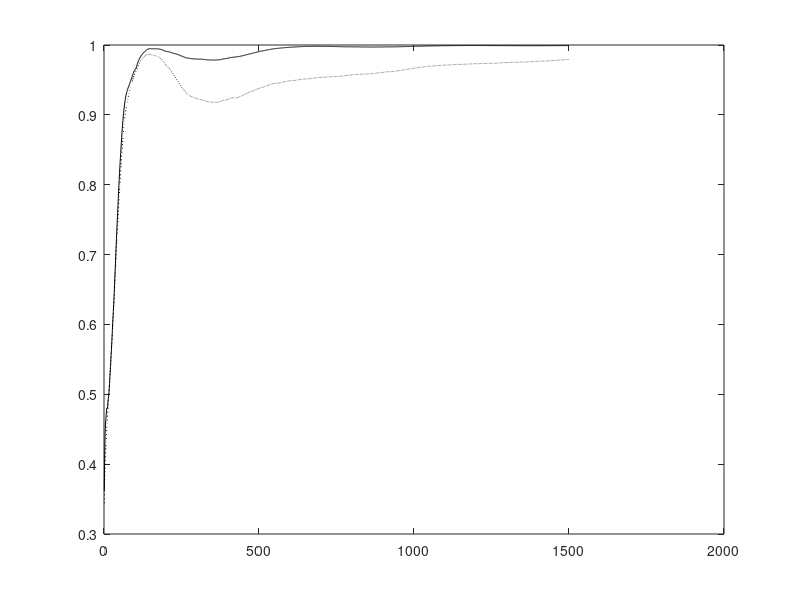

This chart was generated by the following MATLAB code: (Note: this script raises an error after producing the figure.)
% OJA - Comparison of Adaptive GEVD Homogeneous, Deflated, Weighted

function GEVDAL2;

clear all; 
close all; 

% Number of samples N and dimension D
nSamples = 500;
nDim = 10;
nEA = 4;
nEpochs = 3;
randn('state',0);

% Generate the covX random matrices
covX = 3*...
[ 0.4270   0.0110  -0.0050  -0.0250   0.0890  -0.0790  -0.0190   0.0740   0.0890   0.0050 ; ...
  0.0110   5.6900  -0.0690  -0.2820  -0.7310   0.0900  -0.1240   0.1000   0.4320  -0.1030 ; ...
 -0.0050  -0.0690   0.0800   0.0980   0.0450  -0.0410   0.0230   0.0220  -0.0350   0.0120 ; ...
 -0.0250  -0.2820   0.0980   2.8000  -0.1070   0.1500  -0.1930   0.0950  -0.2260   0.0460 ; ...
  0.0890  -0.7310   0.0450  -0.1070   3.4400   0.2530   0.2510   0.3160   0.0390  -0.0100 ; ...
 -0.0790   0.0900  -0.0410   0.1500   0.2530   2.2700  -0.1800   0.2950  -0.0390  -0.1130 ; ...
 -0.0190  -0.1240   0.0230  -0.1930   0.2510  -0.1800   0.3270   0.0270   0.0260  -0.0160 ; ...
  0.0740   0.1000   0.0220   0.0950   0.3160   0.2950   0.0270   0.7270  -0.0960  -0.0170 ; ...
  0.0890   0.4320  -0.0350  -0.2260   0.0390  -0.0390   0.0260  -0.0960   0.7150  -0.0090 ; ...
  0.0050  -0.1030   0.0120   0.0460  -0.0100  -0.1130  -0.0160  -0.0170  -0.0090   0.0650 ];

covY = 2*...
[ 0.3350   0.0260  -0.0510  -0.0120   0.0790   0.0170   0.0290   0.0080   0.0770  -0.0300 ; ...
  0.0260   0.0910   0.0110  -0.0100   0.0060  -0.0140  -0.0020  -0.0230   0.0110   0.0350 ; ...
 -0.0510   0.0110   0.0780   0.0000   0.0160   0.0030   0.0300  -0.0350  -0.0030  -0.0490 ; ...
 -0.0120  -0.0100   0.0000   0.0820  -0.0030  -0.0260  -0.0250  -0.0290  -0.0150   0.0250 ; ...
  0.0790   0.0060   0.0160  -0.0030   0.7970   0.1940  -0.0370  -0.0230   0.0590  -0.1450 ; ...
  0.0170  -0.0140   0.0030  -0.0260   0.1940   1.5000   0.0140  -0.1040   0.1140  -0.2290 ; ...
  0.0290  -0.0020   0.0300  -0.0250  -0.0370   0.0140   0.2770  -0.0300  -0.0770  -0.0510 ; ...
  0.0080  -0.0230  -0.0350  -0.0290  -0.0230  -0.1040  -0.0300   0.3170   0.0220   0.0100 ; ...
  0.0770   0.0110  -0.0030  -0.0150   0.0590   0.1140  -0.0770   0.0220   0.5380   0.0340 ; ...
 -0.0300   0.0350  -0.0490   0.0250  -0.1450  -0.2290  -0.0510   0.0100   0.0340   0.6680 ];
    
% Compute X samples
[V1,D1] = eig(covX);
[d,in] = sort(diag(D1));
V = zeros(nDim,nDim);
D = zeros(nDim,nDim);
for i = 1 : nDim
   V(:,i) = V1(:,in(nDim+1-i));
   D(i,i) = D1(in(nDim+1-i),in(nDim+1-i));
end
x(1:nDim,1:nSamples) = V*sqrt(D)*randn(nDim,nSamples);

% Compute Y samples
[V1,D1] = eig(covY);
[d,in] = sort(diag(D1));
V = zeros(nDim,nDim);
D = zeros(nDim,nDim);
for i = 1 : nDim
    V(:,i) = V1(:,in(nDim+1-i));
    D(i,i) = D1(in(nDim+1-i),in(nDim+1-i));
end
y(1:nDim,1:nSamples) = V*sqrt(D)*randn(nDim,nSamples);

% Compute Corrl matrix and eigen values for X samples
corX = zeros(nDim,nDim);
for i = 1 : nSamples
   corX = corX + (x(:,i) * x(:,i)' / nSamples);
end
[V1,D1] = eig(corX);
[d,in] = sort(diag(D1));
DX = zeros(nDim,nDim);
for i = 1 : nDim
    DX(i,i) = D1(in(nDim+1-i),in(nDim+1-i));
end
diag(DX)'

% Compute Corrl matrix and eigen values for Y samples
corY = zeros(nDim,nDim);
for i = 1 : nSamples
    corY = corY + y(:,i)*y(:,i)'/nSamples;
end
[V1,D1] = eig(corY);
[d,in] = sort(diag(D1));
DY = zeros(nDim,nDim);
for i = 1 : nDim
    DY(i,i) = D1(in(nDim+1-i),in(nDim+1-i));
end
diag(DY)'

% Compute true Generalized Eigenvectors
[V1,D1] = eig(corX, corY);
[d,in] = sort(diag(D1));
V = zeros(nDim,nDim);
D = zeros(nDim,nDim);
for i = 1 : nDim
    V(:,i) = V1(:,in(nDim+1-i)) / norm(V1(:,in(nDim+1-i)));
    D(i,i) = D1(in(nDim+1-i), in(nDim+1-i));
end
V(:,1:nEA)
diag(D)'

% Adaptive algorithm
A = zeros(nDim,nDim);
B = zeros(nDim,nDim);
W1 = 0.1 * ones(nDim,nEA);
W2 = W1;
W3 = W1;
C  = diag([2.6 2.3 2.0 1.7])%2.3-0.4*[1:nEA])
Ip  = eye(nEA,nEA);
mu = 1;
for epoch = 1 : nEpochs
    for iter = 1 : nSamples
        
        cnt = nSamples*(epoch-1) + iter;
      
        A = A + (1.0/cnt)*((x(:,iter) * x(:,iter)') - A);
        B = B + (1.0/cnt)*((y(:,iter) * y(:,iter)') - B);
        etat1 = 1.0/(140 + cnt);
        etat2 = 1.0/(500 + cnt);
      
        % Homogeneous Gradient Descent
        %W1 = W1 + etat*(A*W1 - B*W1*(W1'*A*W1));
      
        % Deflated Gradient Descent
        W2 = W2 + etat1*(A*W2 - 0.5*B*W2*triu(W2'*A*W2) - 0.5*A*W2*triu(W2'*B*W2) - mu*B*W2*triu(W2'*B*W2 - Ip));
      
        % Weighted Gradient Descent
        W3 = W3 + etat2*(A*W3*C - B*W3*C*(W3'*A*W3) - A*W3*C*(W3'*B*W3) - mu*B*W3*C*(W3'*B*W3 - Ip));
      
        for i = 1 : nEA      
      	    %u1 = W1(:,i)/sqrt(W1(:,i)' * B * W1(:,i));
      	    u2 = W2(:,i)/sqrt(W2(:,i)' * W2(:,i));
      	    u3 = W3(:,i)/sqrt(W3(:,i)' * W3(:,i));
      	    %cos_t1(i,cnt) = abs(u1' * V(:,i));
            cos_t2(i,cnt) = abs(u2' * V(:,i));
            cos_t3(i,cnt) = abs(u3' * V(:,i));
        end
        ind(cnt) = cnt;
    end
end

if (1)

W2byNorm = W2*sqrt(inv(diag(diag(W2'*B*W2))))
V1to4 = V(:,1:nEA)
W3byNorm = W3*sqrt(inv(diag(diag(W3'*B*W3))))
V1to4 = V(:,1:nEA)

W2W2 = (W2'*B*W2)
W3W3 = (W3'*B*W3)

EstL2 = (diag(W2'*A*W2) ./ diag(W2'*B*W2))'
EstL3 = (diag(W3'*A*W3) ./ diag(W3'*B*W3))'
ActL  = diag(D(:,1:nEA))'

% Plot the convergence results

figure(1);
plot(ind,cos_t2(1,:),'k-'); hold on;
plot(ind,cos_t3(1,:),'k:'); hold on;
plot(0,1,'k:'); hold on;
legend('Deflated','Weighted',0);
xlabel('Number of Samples');
ylabel('Direction Cosine - Component 1');
hold off;

% Plot the convergence results
figure(2);
plot(ind,cos_t2(2,:),'k-'); hold on;
plot(ind,cos_t3(2,:),'k:'); hold on;
plot(0,1,'k:'); hold on;
legend('Deflated','Weighted',0);
xlabel('Number of Samples');
ylabel('Direction Cosine - Component 2');
hold off;

% Plot the convergence results
figure(3);
plot(ind,cos_t2(3,:),'k-'); hold on;
plot(ind,cos_t3(3,:),'k:'); hold on;
plot(0,1,'k:'); hold on;
legend('Deflated','Weighted',0);
xlabel('Number of Samples');
ylabel('Direction Cosine - Component 3');
hold off;

% Plot the convergence results
figure(4);
plot(ind,cos_t2(4,:),'k-'); hold on;
plot(ind,cos_t3(4,:),'k:'); hold on;
plot(0,1,'k:'); hold on;
legend('Deflated','Weighted',0);
xlabel('Number of Samples');
ylabel('Direction Cosine - Component 4');
hold off;

else

W1byNorm = W1*sqrt(inv(diag(diag(W1'*B*W1))))
V1to4 = V(:,1:nEA)
W2byNorm = W2*sqrt(inv(diag(diag(W2'*B*W2))))
V1to4 = V(:,1:nEA)
W3byNorm = W3*sqrt(inv(diag(diag(W3'*B*W3))))
V1to4 = V(:,1:nEA)

W1W1 = (W1'*B*W1)
W2W2 = (W2'*B*W2)
W3W3 = (W3'*B*W3)

EstL1 = (diag(W1'*A*W1) ./ diag(W1'*B*W1))'
EstL2 = (diag(W2'*A*W2) ./ diag(W2'*B*W2))'
EstL3 = (diag(W3'*A*W3) ./ diag(W3'*B*W3))'
ActL  = diag(D(:,1:nEA))'

% Plot the convergence results
figure(1);
plot(ind,cos_t1(1,:),'r:'); hold on;
plot(ind,cos_t2(1,:),'g-'); hold on;
plot(ind,cos_t3(1,:),'b--'); hold on;
legend('Symmetric','Deflated','Weighted',0);
xlabel('Number of Samples');
ylabel('Direction Cosine - Component 1');
hold off;

% Plot the convergence results
figure(2);
plot(ind,cos_t1(2,:),'r:'); hold on;
plot(ind,cos_t2(2,:),'g-'); hold on;
plot(ind,cos_t3(2,:),'b--'); hold on;
legend('Symmetric','Deflated','Weighted',0);
xlabel('Number of Samples');
ylabel('Direction Cosine - Component 2');
hold off;

% Plot the convergence results
figure(3);
plot(ind,cos_t1(3,:),'r:'); hold on;
plot(ind,cos_t2(3,:),'g-'); hold on;
plot(ind,cos_t3(3,:),'b--'); hold on;
legend('Symmetric','Deflated','Weighted',0);
xlabel('Number of Samples');
ylabel('Direction Cosine - Component 3');
hold off;

% Plot the convergence results
figure(4);
plot(ind,cos_t1(4,:),'r:'); hold on;
plot(ind,cos_t2(4,:),'g-'); hold on;
plot(ind,cos_t3(4,:),'b--'); hold on;
legend('Symmetric','Deflated','Weighted',0);
xlabel('Number of Samples');
ylabel('Direction Cosine - Component 4');
hold off;

end

%keyboard




  
